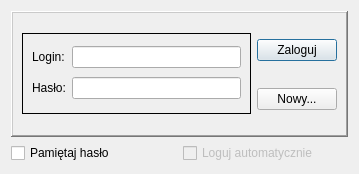
<ui version="4.0" >
 <class>Dialog</class>
 <widget class="QDialog" name="Dialog" >
  <property name="geometry" >
   <rect>
    <x>0</x>
    <y>0</y>
    <width>359</width>
    <height>174</height>
   </rect>
  </property>
  <property name="minimumSize" >
   <size>
    <width>280</width>
    <height>125</height>
   </size>
  </property>
  <property name="windowTitle" >
   <string>LOGIN</string>
  </property>
  <layout class="QGridLayout" >
   <item row="0" column="0" colspan="2" >
    <widget class="QFrame" name="frame" >
     <property name="frameShape" >
      <enum>QFrame::WinPanel</enum>
     </property>
     <property name="frameShadow" >
      <enum>QFrame::Raised</enum>
     </property>
     <layout class="QGridLayout" >
      <item rowspan="2" row="0" column="0" >
       <widget class="QFrame" name="frame_2" >
        <property name="frameShape" >
         <enum>QFrame::Box</enum>
        </property>
        <property name="frameShadow" >
         <enum>QFrame::Plain</enum>
        </property>
        <layout class="QGridLayout" >
         <item row="0" column="0" >
          <widget class="QLabel" name="label" >
           <property name="text" >
            <string>Login:</string>
           </property>
          </widget>
         </item>
         <item row="0" column="1" >
          <widget class="QLineEdit" name="loginEdit" />
         </item>
         <item row="1" column="0" >
          <widget class="QLabel" name="label_2" >
           <property name="text" >
            <string>Hasło:</string>
           </property>
          </widget>
         </item>
         <item row="1" column="1" >
          <widget class="QLineEdit" name="passwordEdit" >
           <property name="text" >
            <string/>
           </property>
           <property name="echoMode" >
            <enum>QLineEdit::Password</enum>
           </property>
          </widget>
         </item>
        </layout>
       </widget>
      </item>
      <item row="0" column="1" >
       <widget class="QPushButton" name="loginButton" >
        <property name="text" >
         <string>Zaloguj</string>
        </property>
       </widget>
      </item>
      <item row="1" column="1" >
       <widget class="QPushButton" name="newButton" >
        <property name="text" >
         <string>Nowy...</string>
        </property>
       </widget>
      </item>
     </layout>
    </widget>
   </item>
   <item row="1" column="0" >
    <widget class="QCheckBox" name="checkBox" >
     <property name="text" >
      <string>Pamiętaj hasło</string>
     </property>
     <property name="checked" >
      <bool>false</bool>
     </property>
     <property name="tristate" >
      <bool>false</bool>
     </property>
    </widget>
   </item>
   <item row="1" column="1" >
    <widget class="QCheckBox" name="checkBox_2" >
     <property name="enabled" >
      <bool>false</bool>
     </property>
     <property name="text" >
      <string>Loguj automatycznie</string>
     </property>
    </widget>
   </item>
  </layout>
 </widget>
 <resources/>
 <connections/>
</ui>
